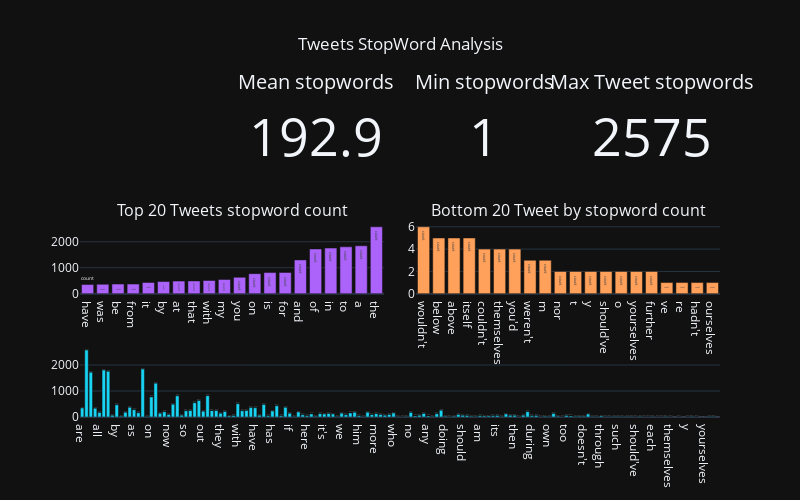

This figure's notebook cell:
### Code cell
Top_20_Lengthy_Tweets = stopwprddf.sort_values('count',ascending=False)[:20][::-1]
Bottom_20_Lengthy_Tweets = stopwprddf.sort_values('count',ascending=True)[:20][::-1]
Wordlength_Data =stopwprddf['count'].describe()


fig = make_subplots(
    rows=3, cols=4,
    specs=[[None,{"type": "indicator"},{"type": "indicator"},{"type": "indicator"}],
           [{"type": "bar" ,"colspan": 2},None, {"type": "bar" ,"colspan": 2},None],
           [{"type": "bar","colspan": 4}, None,None,None]],
    subplot_titles=("","","","Top 20 Tweets stopword count","Bottom 20 Tweet by stopword count")
)

fig.add_trace(
    go.Indicator(
        mode="number",
        value=Wordlength_Data[1],
        title="Mean stopwords",
    ),
    row=1, col=2
)

fig.add_trace(
    go.Indicator(
        mode="number",
        value=Wordlength_Data[3],
        title="Min stopwords",
    ),
    row=1, col=3
)

fig.add_trace(
    go.Indicator(
        mode="number",
        value=Wordlength_Data[7],
        title="Max Tweet stopwords",
    ),
    row=1, col=4
)


fig.add_trace(go.Bar(name='count',text='count', x=Top_20_Lengthy_Tweets['word'], y=Top_20_Lengthy_Tweets['count']),
              row=2, col=1)


fig.add_trace(go.Bar(name='count',text='count', x=Bottom_20_Lengthy_Tweets['word'], y=Bottom_20_Lengthy_Tweets['count']),
              row=2, col=3)
fig.add_trace(go.Bar(name='count',text='count', x=stopwprddf['word'], y=stopwprddf['count']),
              row=3, col=1)

fig.update_layout(height=500,width=800,title_text="Tweets StopWord Analysis", title_x=0.5, showlegend=False)

plotly.offline.iplot(fig)

### Figure 1 — Plotly figure (JSON) as saved in the notebook; plotly's stock layout.template omitted (floating-point values rounded to 4 significant figures; data arrays with more than 128 entries replaced by an {"elided": "..."} marker saying what was removed)
{"data": [{"domain": {"x": [0.2625, 0.475], "y": [0.7778, 1]}, "mode": "number", "title": {"text": "Mean stopwords"}, "type": "indicator", "value": 192.9}, {"domain": {"x": [0.525, 0.7375], "y": [0.7778, 1]}, "mode": "number", "title": {"text": "Min stopwords"}, "type": "indicator", "value": 1}, {"domain": {"x": [0.7875, 1], "y": [0.7778, 1]}, "mode": "number", "title": {"text": "Max Tweet stopwords"}, "type": "indicator", "value": 2575}, {"name": "count", "text": "count", "type": "bar", "x": ["have", "was", "be", "from", "it", "by", "at", "that", "with", "my", "you", "on", "is", "for", "and", "of", "in", "to", "a", "the"], "xaxis": "x", "y": [353, 363, 371, 372, 433, 469, 485, 492, 508, 549, 632, 773, 814, 820, 1302, 1722, 1757, 1805, 1845, 2575], "yaxis": "y"}, {"name": "count", "text": "count", "type": "bar", "x": ["wouldn't", "below", "above", "itself", "couldn't", "themselves", "you'd", "weren't", "m", "nor", "t", "y", "should've", "o", "yourselves", "further", "ve", "re", "hadn't", "ourselves"], "xaxis": "x2", "y": [6, 5, 5, 5, 4, 4, 4, 3, 3, 2, 2, 2, 2, 2, 2, 2, 1, 1, 1, 1], "yaxis": "y2"}, {"name": "count", "text": "count", "type": "bar", "x": {"elided": "148 str values"}, "xaxis": "x3", "y": {"elided": "148 int values"}, "yaxis": "y3"}], "layout": {"annotations": [{"font": {"size": 16}, "showarrow": false, "text": "Top 20 Tweets stopword count", "x": 0.2375, "xanchor": "center", "xref": "paper", "y": 0.6111, "yanchor": "bottom", "yref": "paper"}, {"font": {"size": 16}, "showarrow": false, "text": "Bottom 20 Tweet by stopword count", "x": 0.7625, "xanchor": "center", "xref": "paper", "y": 0.6111, "yanchor": "bottom", "yref": "paper"}], "height": 500, "showlegend": false, "title": {"text": "Tweets StopWord Analysis", "x": 0.5}, "width": 800, "xaxis": {"anchor": "y", "domain": [0, 0.475]}, "xaxis2": {"anchor": "y2", "domain": [0.525, 1]}, "xaxis3": {"anchor": "y3", "domain": [0, 1]}, "yaxis": {"anchor": "x", "domain": [0.3889, 0.6111]}, "yaxis2": {"anchor": "x2", "domain": [0.3889, 0.6111]}, "yaxis3": {"anchor": "x3", "domain": [0, 0.2222]}}}
